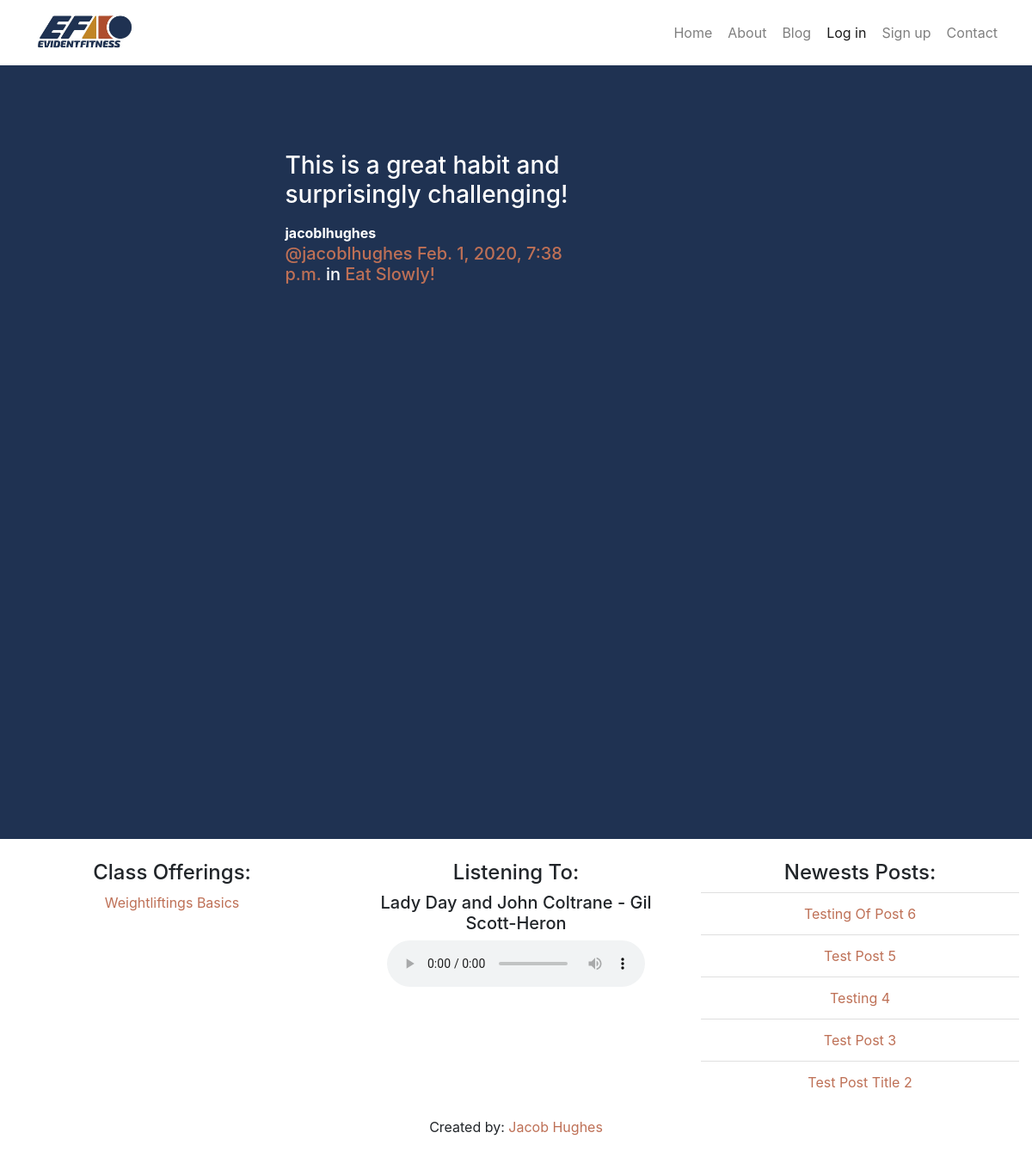
/posts/by/jacoblhughes/1/, run on an earlier commit of the app's database.
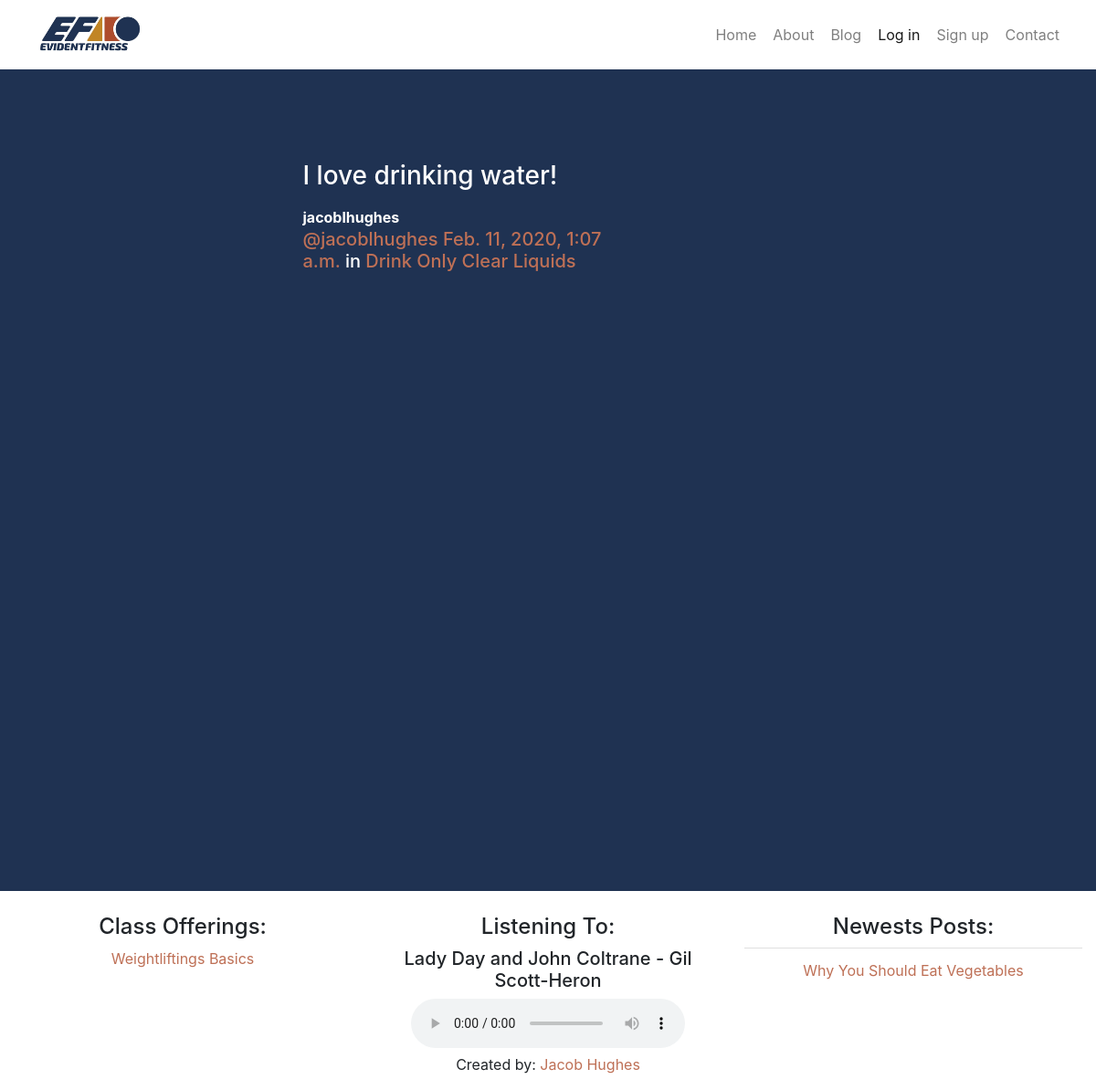
And on a later commit of the database.
### posts/models.py (models this page shows, shortened)
class Post(models.Model):
    user = models.ForeignKey(User, related_name="posts", on_delete=models.CASCADE)
    created_at = models.DateTimeField(auto_now=True)
    message = models.TextField()
    message_html = models.TextField(editable=False)
    habit = models.ForeignKey(Habit, related_name="posts",null=True, blank=True, on_delete=models.CASCADE)
    class Meta:
        ordering = ["-created_at"]
        unique_together = ["user", "message"]

### habits/models.py (models this page shows, shortened)
class Habit(models.Model):
    name = models.TextField(max_length=255, unique=True, blank=True)
    slug = models.SlugField(allow_unicode=True, unique=True, blank=True)
    description = models.TextField(blank=True, default='')
    description_html = models.TextField(editable=False, default='', blank=True)
    members = models.ManyToManyField(User,through="HabitMember")
    class Meta:
        ordering = ["name"]

### blog/models.py (models this page shows, shortened)
class BlogPost(models.Model):
    title = models.CharField(max_length=200, unique=True)
    slug = models.SlugField(max_length=200, unique=True)
    author = models.ForeignKey(User, on_delete= models.CASCADE,related_name='blog_posts')
    updated_on = models.DateTimeField(auto_now= True)
    content = models.TextField()
    created_on = models.DateTimeField(auto_now_add=True)
    status = models.IntegerField(choices=STATUS, default=0)
    tags = TaggableManager()
    class Meta:
        ordering = ['-created_on']

### posts/views.py (the view)
# urls.py: path("by/<username>/<int:pk>/",views.PostDetail.as_view(),name="single"),
class PostDetail(SelectRelatedMixin, generic.DetailView):
    model = models.Post
    select_related = ("user", "habit")
    template_name = "posts/post_detail.html"
    def get_queryset(self):
        queryset = super().get_queryset()
        return queryset.filter(
            user__username__iexact=self.kwargs.get("username")
        )

### accounts/context_processor.py (called while the page is built)
def profile_information(request):
    context = Profile.objects.all()
    return {'profile_information': context}

### blog/context_processor.py (called while the page is built)
def recent_five(request):
    context = BlogPost.objects.filter(status=1).order_by('-created_on')[:5]
    return {'recent_five': context}

### habits/context_processor.py (called while the page is built)
def user_habits_context(request):
    if request.user.is_authenticated:
        context = HabitMember.objects.filter(user = request.user)
        return {'user_habits_context': context}
    elif request.user.is_anonymous:
        context = HabitMember.objects.filter(user = 1)
        return {'user_habits_context': context}

def all_habits_context(request):
    context = Habit.objects.all()
    return {'all_habits_context':context}

### posts/templates/posts/post_detail.html
{% extends "posts/post_base.html" %}
{% block post_content %}
<div class="col-md-8">
{% include "posts/_post.html" %}
</div>
{% endblock %}

### templates/base.html (shortened to what this page needs)
<!DOCTYPE html>
{% load static %}
<html lang="en">
<head>
    <link rel="stylesheet" href="https://maxcdn.bootstrapcdn.com/bootstrap/4.0.0/css/bootstrap.min.css"
>
    <link rel="stylesheet" href="{% static 'efportal/css/efportalstyle.css' %}" />
</head>
<body>
    <div class='container-fluid' id='navbar_container'>
        <nav class='navbar navbar-expand-lg navbar-light' role='navigation' id='navbar'>
            <a class='navbar-brand mynav' href="{% url 'home' %}"><img id='ef_logo'
                    src="{% static 'efportal/images/ef_logo.JPG'%}" alt='EF Logo' /></a>
            <div class='collapse navbar-collapse' id='collapseNavbar'>
                <ul class='nav navbar-nav ml-auto'>
                    <li class='nav-item'><a class="nav-link btn btn-simple" href="{% url 'home' %}"
                            class="btn btn-simple">Home</a></li>
                    <li class='nav-item'><a class="nav-link btn btn-simple" href="{% url 'about' %}"
                            class="btn btn-simple">About</a></li>
                    <li class='nav-item'><a href="{% url 'blog:all_blogposts' %}" class="nav-link btn btn-simple">Blog</a>
                    </li>
                    {% if user.is_authenticated %}
                    <li class='nav-item'><a class="nav-link btn btn-simple"
                            href="{% url 'habits:all' %}">Habits</a></li>
                    <li class='nav-item'><a class="nav-link btn btn-simple"
                            href="{% url 'posts:create' %}">Post</a></li>
                    <li class='nav-item'><a class="nav-link btn btn-simple"
                            href="{% url 'tracking:tracking' %}">Tracking</a></li>
                    {% else %}
                    <li class='nav-item active'><a class="nav-link btn btn-simple" href="{% url 'accounts:login' %}">Log
                            in</a>
                    </li>
                    <li class='nav-item'><a class="nav-link btn btn-simple" href="{% url 'accounts:signup' %}">Sign
                            up</a></li>
                    {% endif %}
                    <li class='nav-item'><a class="nav-link btn btn-simple" href="{% url 'contact' %}"
                            class="btn btn-simple">Contact</a></li>
                </ul>
            </div>
        </nav>
    </div>
    <div class='container mycontent'>
        {% block content %}
        {% endblock %}
    </div>
    <footer class='footer'>
        <div class='container-fluid'>
            <div class='row text-center'>
                <div class='col'>
                    <h4>Class Offerings:</h4>
                    <p><a href='#'>Weightliftings Basics</a></p>
                </div>
                <div class='col'>
                    <h4>Listening To:</h4>
                    <h5>Lady Day and John Coltrane - Gil Scott-Heron</h5>
                    <audio controls>
                        <source src="{% static 'efportal/audio/musica.mp3' %}" type="audio/mpeg">
                    </audio>
                </div>
                <div class='col'>
                    <h4>Newests Posts:</h4>
                    <ul class = 'list-unstyled list-group-flush'>
                    {% for p in recent_five %}
                    <li class='list-group-item' ><a href={% url 'blog:blogpost_detail' p.pk p.slug %}>{{ p.title }}</a></li>
                    {% endfor %}
                    </ul>
                </div>
            </div>
            <div class='row'>
                <div class='col text-center'>
                    <p>Created by: <a href='https://www.jacoblhughes.com'>Jacob Hughes</a></p>
                </div>
            </div>
        </div>
    </footer>
</body>
</html>

### posts/templates/posts/_post.html (shortened to what this page needs)
	<div class='row'>
		<div class='col-12'>
			<h3>{{ post.message_html|safe }}</h3>
		</div>
	</div>
	<div class='row'>
		<div class="media-body col-12">
			<strong>{{ post.user.username }}</strong>
			<h5 class="media-heading">
				<span class="username"><a
						href="{% url 'posts:for_user' username=post.user.username %}">@{{ post.user.username }}</a></span>
				<time class="time"><a
						href="{% url 'posts:single' username=post.user.username pk=post.pk %}">{{ post.created_at }}</a></time>
				{% if post.habit %}
				<span class="habit-name">in <a href="#">{{ post.habit.name }}</a></span>
				{% endif %}
			</h5>
		</div>
	</div>

What changed in the data, as far as the page shows it:
removed BlogPost: title "Testing Of Post 6"
removed BlogPost: title "Test Post 5"
removed BlogPost: title "Testing 4"
removed BlogPost: title "Test Post 3"
removed BlogPost: title "Test Post Title 2"
changed Post "jacoblhughes": message_html "This is a great habit and surprisingly challenging!" → "I love drinking water!"; created_at "Feb. 1, 2020, 7:38 p.m." → "Feb. 11, 2020, 1:07 a.m."; habit.name "Eat Slowly!" → "Drink Only Clear Liquids"
added BlogPost: title "Why You Should Eat Vegetables"
